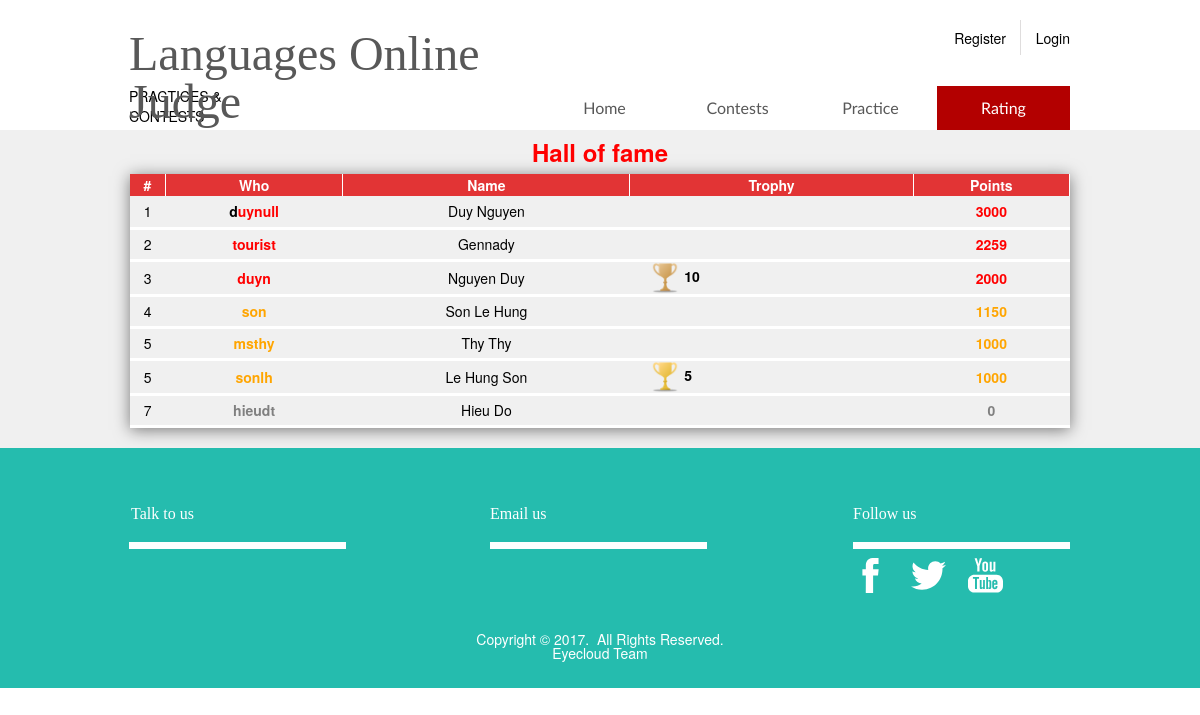
The app's page /rating.php with its own data.
### tables this page shows
CREATE TABLE `account` (
  `username` varchar(50) NOT NULL,
  `password` varchar(50) NOT NULL,
  `name` varchar(50) NOT NULL,
  `point` smallint(6) NOT NULL,
  `role` tinyint(1) NOT NULL,
  `imgURL` varchar(60) NOT NULL
);

CREATE TABLE `achievement` (
  `username` varchar(60) NOT NULL,
  `namePrize` varchar(60) NOT NULL,
  `cnt` int(11) NOT NULL
);

CREATE TABLE `prize` (
  `name` varchar(60) NOT NULL,
  `imgURL` varchar(60) NOT NULL,
  `priority` int(11) NOT NULL,
  `description` varchar(100) NOT NULL
);

### rating.php (the view, shortened to what this page needs)
<?php
  include('gui/resource.php');
?>
<body class="fonts1">
   <div id="body-wrapper">
   <?php include('gui/header.php') ?>
   <div id="" class="section" style="background-color: #f0f0f0">
      <div class="container" >
         <div class="text-content hasFontScale" data-fontscale="0.6561">
            <h1 style="text-align: center;"><span class="fontSize" style="font-size: 24px; line-height: 1;"><span><span style="color:red;"> Hall of fame </span></span></span></h1>
         </div>
         <div id="" class="element text-element">
            <div class="text-content">
               <table border="0" cellpadding="1" cellspacing="1" style="width:100%;">
                  <thead >
                     <tr >
                        <th style="text-align: center;"> # </th>
                        <th style="text-align: center;"> Who </th>
                        <th style="text-align: center;"> Name </th>
                        <th style="text-align: center;"> Trophy </th>
                        <th style="text-align: center;"> Points </th>
                     </tr>
                  </thead>
                  <tbody>
                     <?php
                        $_userList = getListUsers();
                        foreach ($_userList as $_user) {
                          $_prizeList = getListPrize($_user['username']);
                        ?>
                     <tr >
                        <td style="text-align: center;">
                            <?php echo computeRanking($_user['username']) ?>
                        </td>
                        <td style="text-align: center;">
                          <strong>
                            <a href="profile/<?php echo $_user['username'] ?>">
                          <?php echo getTitle($_user['username']) ?>
                          </a>
                          </strong>
                        </td>
                        <td style="text-align: center;"> <?php echo $_user['name'] ?> </td>
                        <td>
                            <?php
                                foreach ($_prizeList as $_prize) {
                                      $_prizeInfo = getPrizes($_prize['namePrize']);
                                  ?>
                                    <img src="<?php echo $_prizeInfo['imgURL']?>" title="<?php echo $_prizeInfo['description']?>" width="30" height = "30">
                                    <strong>
                                    <?php echo $_prize['cnt']?>
                                    </strong>
                                  <?php
                                }
                            ?>
                        </td>
                        <td style="text-align: center;">
                          <strong>
                          <font color="<?php echo getRankColor($_user['point'])?>">
                            <?php echo $_user['point'] ?> </td>
                     </tr>
                     <?php
                        }
                          ?>
                  </tbody>
               </table>
            </div>
         </div>
         <br>
      </div>
   </div>
   <?php
      include('gui/footer.php');
      ?>
</body>
</html>

### gui/resource.php (shortened to what this page needs)
<html charset="utf-8">
    <link rel="stylesheet" href="./design/css/font.css">
    <link rel="stylesheet" href="./design/css/login.css">
    <link rel="stylesheet" href="./design/css/theme.css">
</html>

### gui/header.php (shortened to what this page needs)
<header>
    <div id="header-body" class="section">
        <div class="container" style="height:100%">
            <div id="menu" class="el-locked horizontal-menu" data-menubdrwidth="0" data-itemscretch="true" data-caretclass="fa-caret-down" data-submenuorientation="h" data-btnalign="left" data-textalign="left" data-shrink="false" data-shrinklabel="">
                <div class="navbar">
                    <div id="nav_7" class="container">
                        <ul class="nav" style="width: 532px;">
                            <li class="" style="height: 100%; width: 133px;" id="navhome">
                                <a href="./" class="menuPageLink ">
                                    <div class="menulink-wrapper"><span class="text-wrapper">Home</span></div>
                                </a>
                            </li>
                            <li class="" style="height: 100%; width: 133px;" id="navcon">
                                <a href="contests" class="menuPageLink ">
                                    <div class="menulink-wrapper"><span class="text-wrapper">Contests</span></div>
                                </a>
                            </li>
                            <li class="" style="height: 100%; width: 133px;" id="navprac">
                                <a href="practices" class="menuPageLink ">
                                    <div class="menulink-wrapper"><span class="text-wrapper">Practice</span></div>
                                </a>
                            </li>
                            <li style="height: 100%; width: 133px;" class="" id="navrate">
                                <a href="rating" class="menuPageLink ">
                                    <div class="menulink-wrapper"><span class="text-wrapper">Rating</span></div>
                                </a>
                            </li>
                        </ul>
                    </div>
                </div>
            </div>
            <div id="logReg">
                        <?php if (!isset($_SESSION['tmp_uname'])) { ?>
                            <a href="#" onclick="document.getElementById('id02').style.display='block'" id="reg">
                                <span class="fontSize" style="font-size: 14px; line-height: 1">Register&emsp;&nbsp;</span>
                            </a>
                        <?php } ?>
                <span class="fontSize" style="font-size: 14px; line-height: 1; padding-left: 8px">
                    <a href="#" onclick="logReg()" id="log">
                    <?php if (isset($_SESSION['tmp_uname'])) { ?>
                    Logout
                    <?php } else { ?>
                    Login
                    <?php } ?>
                    </a>
                </span>
                <div id="verticalLine" class="element verticalLine-element">
                    <div class="verticalLine-wrapper">
                        <div class="verticalLine"></div>
                    </div>
                </div>
            </div>
            <?php include('gui/register.php') ?>
            <div id="el-14203" class="element text-element  ">
                <div class="text-content hasFontScale" data-fontscale="0.9">
                    <p>PRACTICES &amp; CONTESTS</p>
                </div>
            </div>
            <div id="el-13668" class="element text-element  ">
                <div class="text-content hasFontScale" data-fontscale="0.729">
                    <a href="">
                        <h1 class="title1">Languages Online Judge</h1>
                    </a>
                </div>
            </div>
        </div>
    </div>
</header>

### gui/register.php (shortened to what this page needs)
<link rel="stylesheet" href="design/css/message.css">

### db_query/db_get.php (shortened to what this page needs)
<?php
  	function getSingleUser($_user) {
		GLOBAL $db;
		$_sql = "SELECT * FROM account WHERE username = '$_user'";
		$_rs = mysqli_query($db, $_sql);
		if (isset($_rs) && mysqli_num_rows($_rs) > 0) {
			$_row = $_rs -> fetch_assoc();
			return $_row;
		}
	}
	function comparePoint($_a, $_b) {
		return $_a['point'] < $_b['point'];
	}
	function getListUsers() {
		GLOBAL $db;
		$_sql = "SELECT * FROM account";
		$_rs = mysqli_query($db, $_sql);
		$_list_user = array();
		if (isset($_rs))
			while ($_row = $_rs -> fetch_assoc())
				$_list_user[] = $_row;
		usort($_list_user, 'comparePoint');
		return $_list_user;
	}
	function getRankColor($_point) {
		if ($_point >= 2000) return 'red';
		if ($_point >= 1000) return 'orange';
		return 'gray';
	}
	function computeRanking($_username) {
		GLOBAL $db;
		$_myscore = getSingleUser($_username);
		$_score = $_myscore['point'];
		$sql = "SELECT * FROM account WHERE point > '$_score'";
		$rs = mysqli_query($db, $sql);
		if (isset($rs))
			return mysqli_num_rows($rs) + 1;
	}
	function getListPrize($_username) {
		GLOBAL $db;
		$_sql = "SELECT * FROM achievement WHERE username = '$_username'";
		$_rs = mysqli_query($db, $_sql);
		$_list_prize = array();
		if (isset($_rs))
			while ($_row = $_rs -> fetch_assoc())
				$_list_prize[] = $_row;
		usort($_list_prize, 'comparePrize');
		return $_list_prize;
	}
	function getPrizes($_prizeName) {
		GLOBAL $db;
		$_sql = "SELECT * FROM prize WHERE name = '$_prizeName'";
		$_rs = mysqli_query($db, $_sql);
		if (isset($_rs) && mysqli_num_rows($_rs) > 0)
			$_row = $_rs -> fetch_assoc();
		return $_row;
	}
	function getTitle($_username) {
		$_user = getSingleUser($_username);
		$_point = $_user['point'];
		$_rank = computeRanking($_username);
		$_name = $_user['username'];
		$_color = getRankColor($_point);
		if ($_rank == 1 && $_point > 0) {
			$_title = "<font color = 'black'>" . substr($_name, 0, 1) . "</font>" .
			"<font color = '".$_color."'>".
			 substr($_name, 1)."</font>";
		}
		else
			$_title =  "<font color = '". $_color ."'>" . $_name . "</font>";
		return $_title;
	}
?>

### gui/footer.php (shortened to what this page needs)
<link rel="stylesheet" href="design/css/message.css">
<footer>
   <div id="footer-body" class="section">
      <div class="container">
         <div id="footer-wrapper" class="container-wrapper">
            <div id="el-13616" class="element horizontalLine-element  ">
               <div class="horizontal-container">
                  <div class="horizontal-wrapper">
                     <div class="horizontalLine">&nbsp;</div>
                  </div>
               </div>
            </div>
            <div id="el-13617" class="element horizontalLine-element  ">
               <div class="horizontal-container">
                  <div class="horizontal-wrapper">
                     <div class="horizontalLine">&nbsp;</div>
                  </div>
               </div>
            </div>
            <div id="el-13618" class="element horizontalLine-element  ">
               <div class="horizontal-container">
                  <div class="horizontal-wrapper">
                     <div class="horizontalLine">&nbsp;</div>
                  </div>
               </div>
            </div>
            <div id="el-61816" class="element socialLinkBar-element  ">
               <div class="social-link-bar-container">
                  <a href="https://www.facebook.com/1304639209613294" target="_blank">
                     <div>
                     </div>
                  </a>
                  <a href="#" target="_blank">
                     <div>
                     </div>
                  </a>
                  <a href="#" target="_blank">
                     <div>
                     </div>
                  </a>
               </div>
            </div>
            <div id="el-13665" class="element text-element  ">
               <div class="text-content">
                  <h5 class="title5">Email us</h5>
               </div>
            </div>
            <div id="el-13629" class="element text-element  ">
            </div>
            <div id="el-13630" class="element text-element  ">
               <div class="text-content">
                  <h5 class="title5">Talk to us</h5>
               </div>
            </div>
            <div id="el-13632" class="element text-element  ">
               <div class="text-content">
                  <h5 class="title5">Follow us</h5>
               </div>
            </div>
            <div id="el-13645" class="element text-element  ">
            </div>
            <div id="el-13726" class="element text-element  ">
               <div class="text-content hasFontScale" data-fontscale="0.81">
                  <p class="paragraph3" style="text-align: center;">Copyright &#169; 2017. &nbsp;All Rights Reserved.</p>
                  <p class="paragraph3" style="text-align: center;">Eyecloud Team</p>
               </div>
            </div>
         </div>
      </div>
   </div>
</footer>
</div>

### rating.php (style rules this page uses)
td { background-color: #f0f0f0; height: 32px; border-bottom: 3px solid white; }
table { box-shadow: 0px 2px 15px 0px rgba(0,0,0,0.5); }
th { background-color: #e23435; color: white; border-right: 1px solid white; }

### gui/header.php (style rules this page uses)
#logReg { margin-top: 3%; float: right; }

### records on screen
account: username "1", username "d", username "uynull", name "Duy Nguyen", point "3000"
account: username "2", username "tourist", name "Gennady", point "2259"
account: username "3", username "duyn", name "Nguyen Duy", point "2000"
achievement: prize.imgURL (picture), cnt "10"
account: username "4", username "son", name "Son Le Hung", point "1150"
account: username "5", username "msthy", name "Thy Thy", point "1000"
account: username "5", username "sonlh", name "Le Hung Son", point "1000"
achievement: prize.imgURL (picture), cnt "5"
account: username "7", username "hieudt", name "Hieu Do", point "0"
